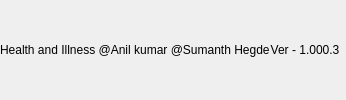
        <widget class="QFrame" name="footer">
         <property name="sizePolicy">
          <sizepolicy hsizetype="Preferred" vsizetype="Preferred">
           <horstretch>0</horstretch>
           <verstretch>0</verstretch>
          </sizepolicy>
         </property>
         <property name="styleSheet">
          <string notr="true"/>
         </property>
         <property name="frameShape">
          <enum>QFrame::NoFrame</enum>
         </property>
         <property name="frameShadow">
          <enum>QFrame::Plain</enum>
         </property>
         <layout class="QHBoxLayout" name="horizontalLayout_4">
          <property name="spacing">
           <number>0</number>
          </property>
          <property name="leftMargin">
           <number>0</number>
          </property>
          <property name="topMargin">
           <number>0</number>
          </property>
          <property name="rightMargin">
           <number>0</number>
          </property>
          <property name="bottomMargin">
           <number>0</number>
          </property>
          <item>
           <widget class="QFrame" name="frame_4">
            <property name="styleSheet">
             <string notr="true">border: none;</string>
            </property>
            <property name="frameShape">
             <enum>QFrame::StyledPanel</enum>
            </property>
            <property name="frameShadow">
             <enum>QFrame::Raised</enum>
            </property>
            <layout class="QVBoxLayout" name="verticalLayout_6">
             <property name="spacing">
              <number>0</number>
             </property>
             <property name="leftMargin">
              <number>0</number>
             </property>
             <property name="topMargin">
              <number>0</number>
             </property>
             <property name="rightMargin">
              <number>0</number>
             </property>
             <property name="bottomMargin">
              <number>0</number>
             </property>
             <item>
              <widget class="QLabel" name="label_2">
               <property name="styleSheet">
                <string notr="true">font: 75 9pt &quot;Century Gothic&quot;;

</string>
               </property>
               <property name="text">
                <string>Health and Illness @Anil kumar @Sumanth Hegde</string>
               </property>
              </widget>
             </item>
            </layout>
           </widget>
          </item>
          <item>
           <widget class="QFrame" name="frame_5">
            <property name="styleSheet">
             <string notr="true">border: none;
</string>
            </property>
            <property name="frameShape">
             <enum>QFrame::StyledPanel</enum>
            </property>
            <property name="frameShadow">
             <enum>QFrame::Raised</enum>
            </property>
            <layout class="QVBoxLayout" name="verticalLayout_7">
             <property name="spacing">
              <number>0</number>
             </property>
             <property name="leftMargin">
              <number>0</number>
             </property>
             <property name="topMargin">
              <number>0</number>
             </property>
             <property name="rightMargin">
              <number>0</number>
             </property>
             <property name="bottomMargin">
              <number>0</number>
             </property>
             <item>
              <widget class="QLabel" name="label_3">
               <property name="styleSheet">
                <string notr="true">font: 75 9pt &quot;Century Gothic&quot;;
</string>
               </property>
               <property name="text">
                <string>Ver - 1.000.3  </string>
               </property>
               <property name="alignment">
                <set>Qt::AlignRight|Qt::AlignTrailing|Qt::AlignVCenter</set>
               </property>
              </widget>
             </item>
            </layout>
           </widget>
          </item>
         </layout>
        </widget>
